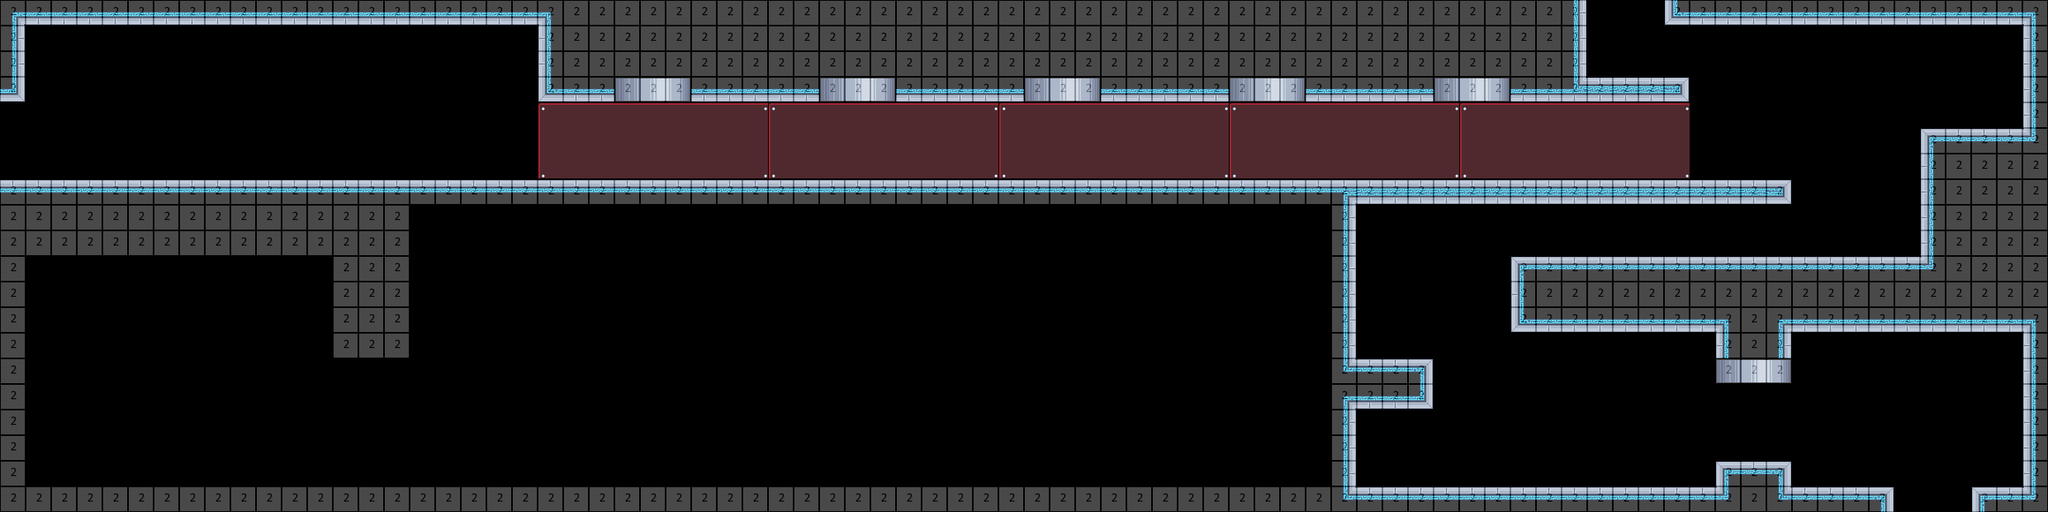

This is a level from a 2D game, rendered from its Tiled map with the project's own tilesets. A one-line summary and the map file follow, with tile-layer data summarised:
An orthogonal 80x20 tile map with 32x32 px tiles, 4 tile layers (bg, mg, fg, collision), 2 tilesets and 13 objects (6x stomper, Engineering - Column_Engineering - Machi, Engineering - Column, Engineering - Long Term Storage_Engineer, Engineering - Long Term Storage, ...).

<map version="2017.05.26" orientation="orthogonal" renderorder="right-down" width="80" height="20" tilewidth="32" tileheight="32" nextobjectid="65">
 <tileset firstgid="1" name="32blocks" tilewidth="32" tileheight="32" tilecount="10" columns="10">
  <image source="32blocks.png" width="320" height="32" />
 </tileset>
 <tileset firstgid="11" name="shipTileset" tilewidth="32" tileheight="32" tilecount="323" columns="19">
  <image source="shipTileset.png" width="608" height="544" />
 </tileset>
 <layer name="bg" width="80" height="20">
  <data>[1600 cells, 135 non-empty, 9 distinct tile ids]</data>
 </layer>
 <layer name="mg" width="80" height="20">
  <data>[1600 cells, 1036 non-empty, 16 distinct tile ids]</data>
 </layer>
 <layer name="fg" width="80" height="20">
  <data>[1600 cells, 92 non-empty, 12 distinct tile ids]</data>
 </layer>
 <layer name="collision" width="80" height="20" opacity="0.29">
  <data>[1600 cells, 531 non-empty, 1 distinct tile ids]</data>
 </layer>
 <objectgroup name="Object Layer 1">
  <object id="35" name="travel" type="Engineering - Column_Engineering - Machine Shop" x="12" y="142" width="11.3333" height="72" />
  <object id="36" name="d" type="Engineering - Column" x="44.6667" y="200" width="16" height="10" />
  <object id="53" name="travel" type="Engineering - Long Term Storage_Engineering - Machine Shop" x="2377" y="621" width="78" height="18" />
  <object id="54" name="d" type="Engineering - Long Term Storage" x="2344" y="584" width="12" height="14" />
  <object id="55" name="travel" type="Engineering - Freight Elevator_Engineering - Machine Shop" x="1987.88" y="9.09091" width="93.9394" height="9.09091" />
  <object id="56" name="d" type="Engineering - Freight Elevator" x="2021.21" y="39.3939" width="21.2121" height="12.1212" />
  <object id="57" name="save" x="2441.33" y="168" width="12" height="14.6667" />
  <object id="58" name="enemy" type="stomper" x="806.333" y="111.667" width="13.3333" height="9.33333" />
  <object id="60" name="enemy" type="stomper" x="1072.33" y="109.333" width="13.3333" height="9.33333" />
  <object id="61" name="enemy" type="stomper" x="1324.33" y="107.333" width="13.3333" height="9.33333" />
  <object id="62" name="enemy" type="stomper" x="1581.33" y="107.333" width="13.3333" height="9.33333" />
  <object id="63" name="enemy" type="stomper" x="1836.33" y="105.333" width="13.3333" height="9.33333" />
  <object id="64" name="enemy" type="stomper" x="2185.33" y="460.333" width="13.3333" height="9.33333" />
 </objectgroup>
</map>
